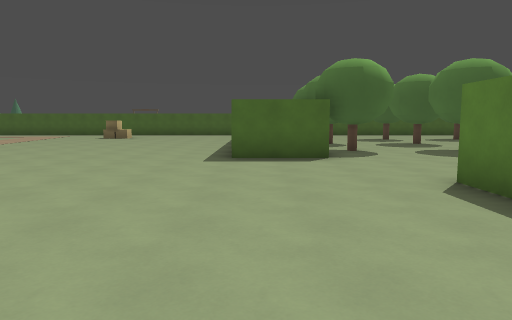
[1] (above)

21 first-person views from a walk through a Godot game level. The camera is 1.5 m above the floor, tilts 6° down and sees 70° across. The floor is counted in squares, 2 m on a side. Each view is taken from the middle of a square. On the plan, view 1 faces up. The plan holds only what a view shows up to about 11 squares ahead; the rest is blank. The place goes on beyond the plan.

[2]
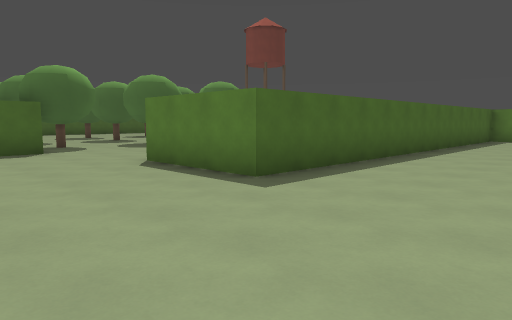

[3]
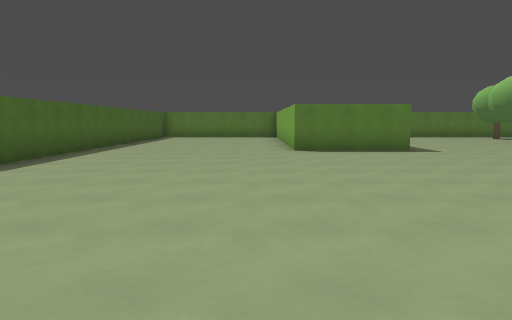

[4]
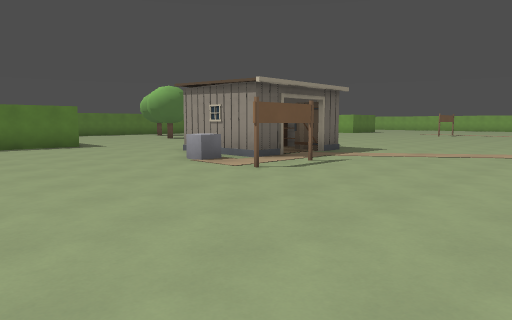

[5]
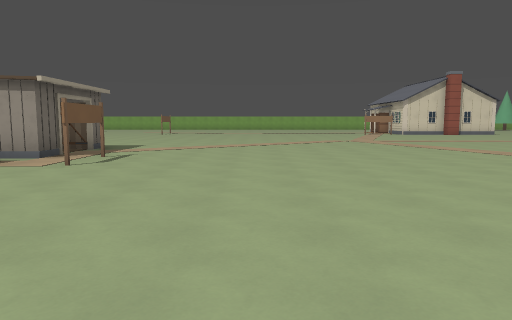

[6]
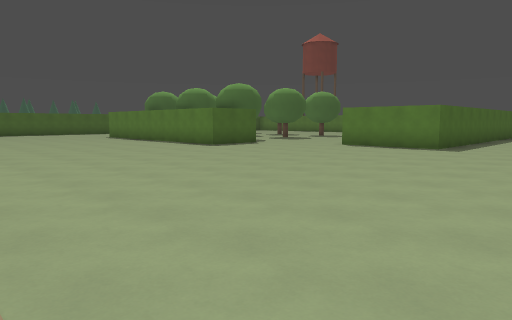

[7]
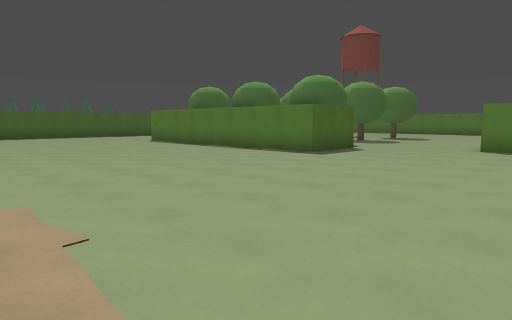

[8]
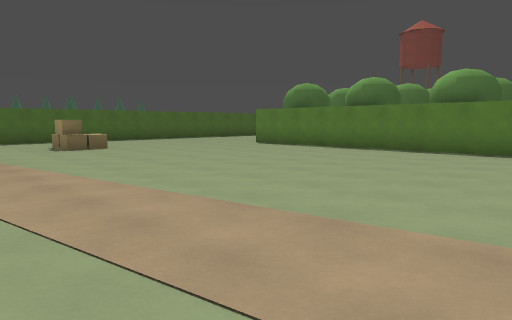

[9]
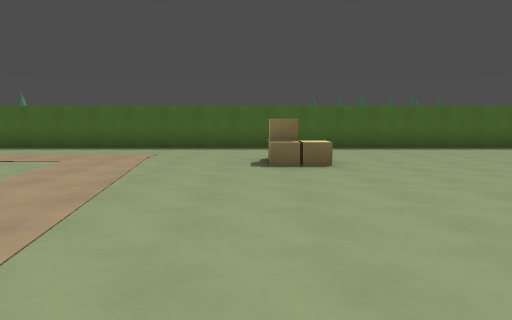

[10]
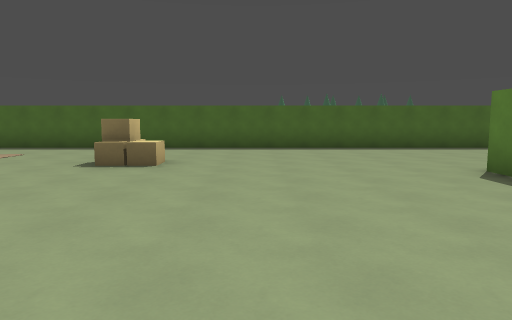

[11]
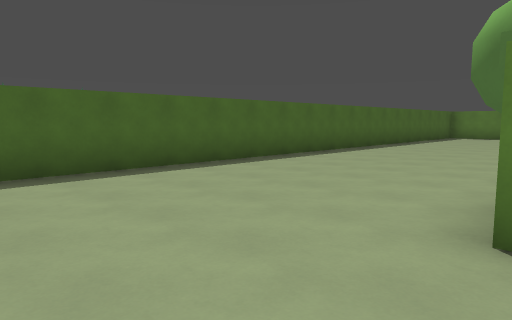

[12]
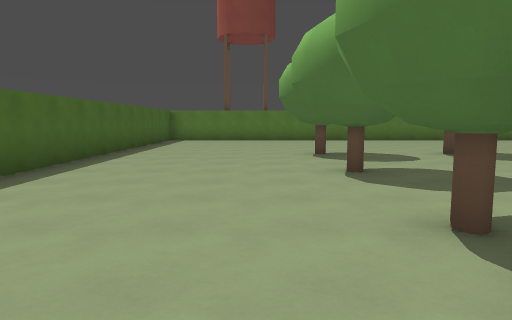

[13]
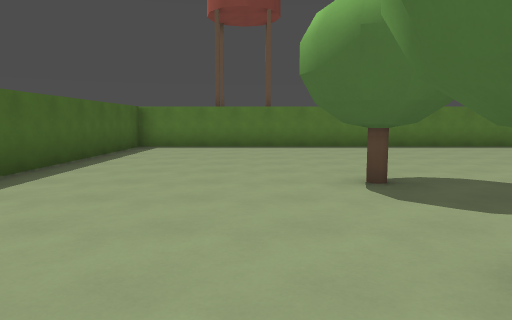

[14]
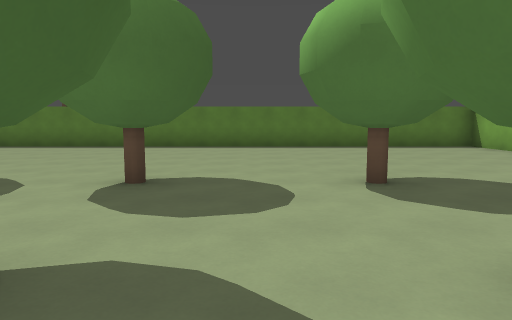

[15]
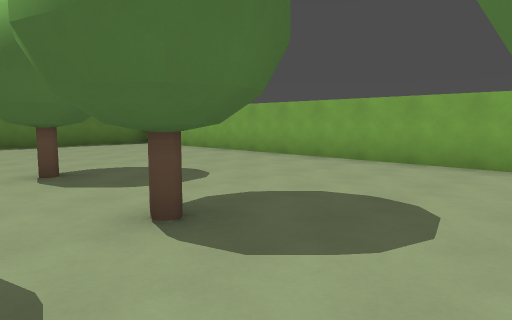

[16]
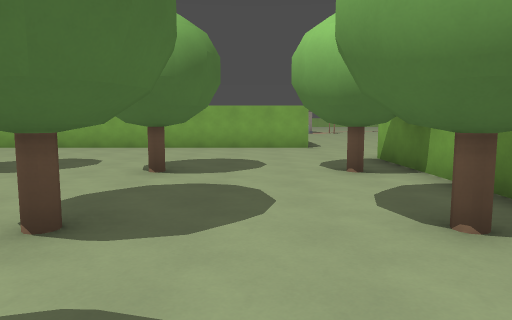

[17]
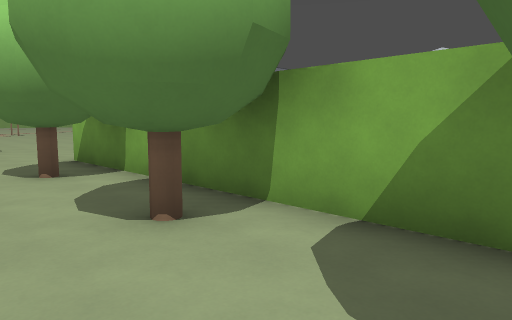

[18]
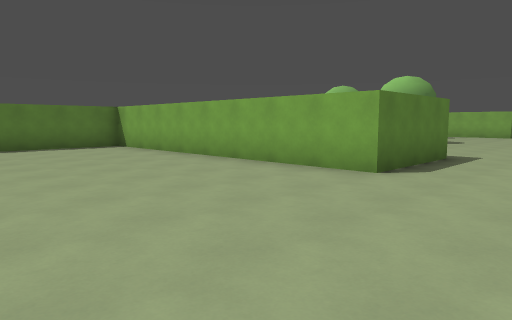

[19]
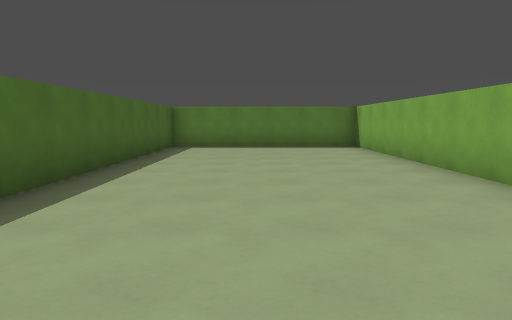

[20]
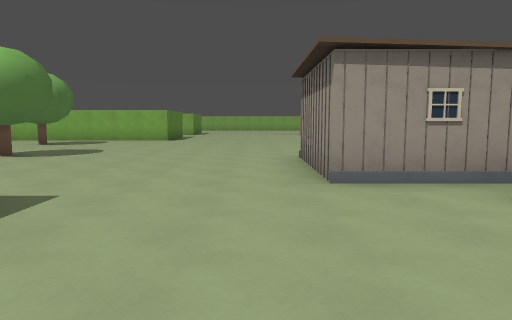

[21]
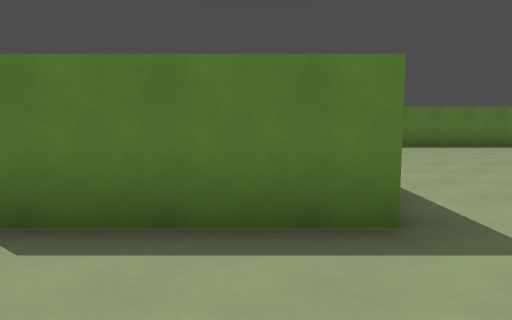

### Floor plan
Key: @ floor where view 1 was taken; # wall or solid block; . floor; ^ raised ledge; S shed; H haystack.
Columns run from 12 left of view 1 to 15 right of it. Each row starts with its distance up from view 1.
 21 ############################
 20 ...........................#
 19 ...........................#
 18 ...........................#
 17 .....HH....................#
 16  .....H....................#
 15  ...........###..#..#......#
 14   .......... #.............#
 13    ........  ##............#
 12    .........###..#..#......#
 11    .........##.............#
 10    .........###............#
  9   ..........###..#..#......#
  8   ..........##.............#
  7   .........................#
  6   .........................#
  5     .......................#
  4     ...........#############
  3     ...........#############
  2     ...........#############
  1     .......................#
  0     ........@..............#
 -1     .......................#
 -2     .......................#
 -3       .....................#
 -4       .............#########
 -5      ..............#
 -6     ...............#
 -7     ...............#
 -8    ........S...........
 -9   ...........###.........
-10   .............#...........#
-11  ............###...... ....#
-12  ............#^.......  ...#
-13          ....  ........   .#
-14          ...   ........    #

Positions as (right, up) in squares from view 1, and headings:
1: (0, 0), facing up
2: (-1, -2), facing up-right
3: (-3, -3), facing right
4: (-5, -3), facing down-right
5: (-4, -1), facing down
6: (-8, -2), facing up-right
7: (-8, 2), facing up-right
8: (-10, 6), facing up-right
9: (-7, 10), facing up
10: (-4, 10), facing up
11: (-3, 15), facing up-right
12: (0, 17), facing right
13: (4, 17), facing right
14: (4, 11), facing right
15: (3, 11), facing down-right
16: (4, 15), facing down
17: (4, 15), facing down-left
18: (4, 1), facing down-right
19: (4, -1), facing right
20: (4, -4), facing down
21: (4, -6), facing right
